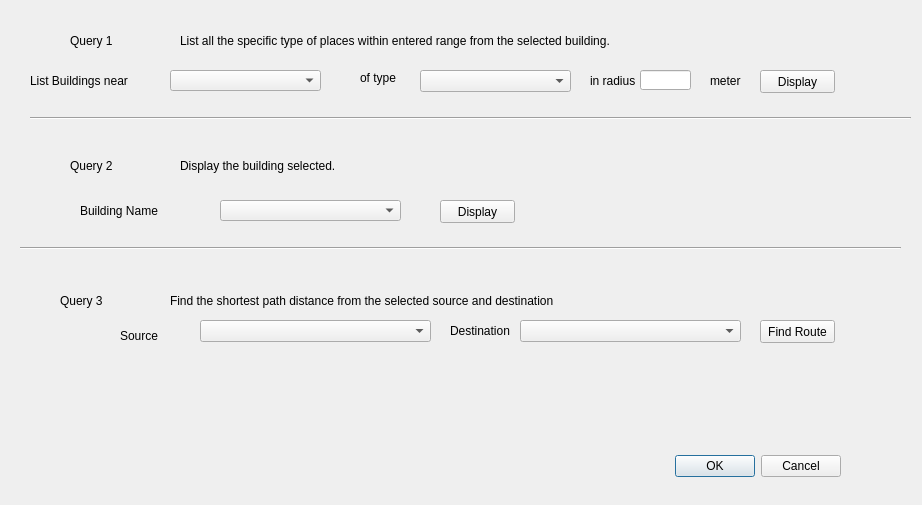
<?xml version="1.0" encoding="UTF-8"?>
<ui version="4.0">
 <class>trialPurposeDialogBase</class>
 <widget class="QDialog" name="trialPurposeDialogBase">
  <property name="geometry">
   <rect>
    <x>0</x>
    <y>0</y>
    <width>922</width>
    <height>505</height>
   </rect>
  </property>
  <property name="windowTitle">
   <string>trial_purpose</string>
  </property>
  <widget class="QDialogButtonBox" name="button_box">
   <property name="geometry">
    <rect>
     <x>500</x>
     <y>450</y>
     <width>341</width>
     <height>32</height>
    </rect>
   </property>
   <property name="orientation">
    <enum>Qt::Horizontal</enum>
   </property>
   <property name="standardButtons">
    <set>QDialogButtonBox::Cancel|QDialogButtonBox::Ok</set>
   </property>
  </widget>
  <widget class="QComboBox" name="qcombo1">
   <property name="geometry">
    <rect>
     <x>170</x>
     <y>70</y>
     <width>151</width>
     <height>21</height>
    </rect>
   </property>
  </widget>
  <widget class="QLabel" name="label">
   <property name="geometry">
    <rect>
     <x>70</x>
     <y>30</y>
     <width>81</width>
     <height>21</height>
    </rect>
   </property>
   <property name="text">
    <string>Query 1</string>
   </property>
  </widget>
  <widget class="QLabel" name="label_2">
   <property name="geometry">
    <rect>
     <x>180</x>
     <y>30</y>
     <width>531</width>
     <height>21</height>
    </rect>
   </property>
   <property name="text">
    <string>List all the specific type of places within entered range from the selected building.</string>
   </property>
  </widget>
  <widget class="QLabel" name="label_3">
   <property name="geometry">
    <rect>
     <x>30</x>
     <y>70</y>
     <width>101</width>
     <height>21</height>
    </rect>
   </property>
   <property name="text">
    <string>List Buildings near</string>
   </property>
  </widget>
  <widget class="QLabel" name="label_4">
   <property name="geometry">
    <rect>
     <x>360</x>
     <y>70</y>
     <width>71</width>
     <height>16</height>
    </rect>
   </property>
   <property name="text">
    <string>of type</string>
   </property>
  </widget>
  <widget class="QComboBox" name="qcombo2">
   <property name="geometry">
    <rect>
     <x>420</x>
     <y>70</y>
     <width>151</width>
     <height>22</height>
    </rect>
   </property>
  </widget>
  <widget class="QLabel" name="label_5">
   <property name="geometry">
    <rect>
     <x>590</x>
     <y>70</y>
     <width>81</width>
     <height>21</height>
    </rect>
   </property>
   <property name="text">
    <string>in radius</string>
   </property>
  </widget>
  <widget class="QLineEdit" name="numberOfElements">
   <property name="geometry">
    <rect>
     <x>640</x>
     <y>70</y>
     <width>51</width>
     <height>20</height>
    </rect>
   </property>
  </widget>
  <widget class="QLabel" name="label_6">
   <property name="geometry">
    <rect>
     <x>710</x>
     <y>70</y>
     <width>41</width>
     <height>21</height>
    </rect>
   </property>
   <property name="text">
    <string>meter</string>
   </property>
  </widget>
  <widget class="QPushButton" name="qlkbtn1">
   <property name="geometry">
    <rect>
     <x>760</x>
     <y>70</y>
     <width>75</width>
     <height>23</height>
    </rect>
   </property>
   <property name="text">
    <string>Display</string>
   </property>
  </widget>
  <widget class="Line" name="line">
   <property name="geometry">
    <rect>
     <x>30</x>
     <y>110</y>
     <width>881</width>
     <height>16</height>
    </rect>
   </property>
   <property name="orientation">
    <enum>Qt::Horizontal</enum>
   </property>
  </widget>
  <widget class="QLabel" name="label_7">
   <property name="geometry">
    <rect>
     <x>70</x>
     <y>150</y>
     <width>46</width>
     <height>31</height>
    </rect>
   </property>
   <property name="text">
    <string>Query 2</string>
   </property>
  </widget>
  <widget class="QLabel" name="label_8">
   <property name="geometry">
    <rect>
     <x>180</x>
     <y>150</y>
     <width>431</width>
     <height>31</height>
    </rect>
   </property>
   <property name="text">
    <string>Display the building selected.</string>
   </property>
  </widget>
  <widget class="QLabel" name="label_9">
   <property name="geometry">
    <rect>
     <x>80</x>
     <y>200</y>
     <width>91</width>
     <height>21</height>
    </rect>
   </property>
   <property name="text">
    <string>Building Name</string>
   </property>
  </widget>
  <widget class="QComboBox" name="q2combo">
   <property name="geometry">
    <rect>
     <x>220</x>
     <y>200</y>
     <width>181</width>
     <height>21</height>
    </rect>
   </property>
  </widget>
  <widget class="QPushButton" name="qlkbtn2">
   <property name="geometry">
    <rect>
     <x>440</x>
     <y>200</y>
     <width>75</width>
     <height>23</height>
    </rect>
   </property>
   <property name="text">
    <string>Display</string>
   </property>
  </widget>
  <widget class="Line" name="line_2">
   <property name="geometry">
    <rect>
     <x>20</x>
     <y>240</y>
     <width>881</width>
     <height>16</height>
    </rect>
   </property>
   <property name="orientation">
    <enum>Qt::Horizontal</enum>
   </property>
  </widget>
  <widget class="QLabel" name="label_10">
   <property name="geometry">
    <rect>
     <x>60</x>
     <y>280</y>
     <width>81</width>
     <height>41</height>
    </rect>
   </property>
   <property name="text">
    <string>Query 3</string>
   </property>
  </widget>
  <widget class="QLabel" name="label_11">
   <property name="geometry">
    <rect>
     <x>170</x>
     <y>290</y>
     <width>471</width>
     <height>21</height>
    </rect>
   </property>
   <property name="text">
    <string>Find the shortest path distance from the selected source and destination</string>
   </property>
  </widget>
  <widget class="QLabel" name="label_12">
   <property name="geometry">
    <rect>
     <x>120</x>
     <y>320</y>
     <width>71</width>
     <height>31</height>
    </rect>
   </property>
   <property name="text">
    <string>Source</string>
   </property>
  </widget>
  <widget class="QLabel" name="label_13">
   <property name="geometry">
    <rect>
     <x>450</x>
     <y>320</y>
     <width>61</width>
     <height>21</height>
    </rect>
   </property>
   <property name="text">
    <string>Destination</string>
   </property>
  </widget>
  <widget class="QComboBox" name="q3combo1">
   <property name="geometry">
    <rect>
     <x>200</x>
     <y>320</y>
     <width>231</width>
     <height>22</height>
    </rect>
   </property>
  </widget>
  <widget class="QComboBox" name="q3combo2">
   <property name="geometry">
    <rect>
     <x>520</x>
     <y>320</y>
     <width>221</width>
     <height>22</height>
    </rect>
   </property>
  </widget>
  <widget class="QPushButton" name="qlkbtn3">
   <property name="geometry">
    <rect>
     <x>760</x>
     <y>320</y>
     <width>75</width>
     <height>23</height>
    </rect>
   </property>
   <property name="text">
    <string>Find Route</string>
   </property>
  </widget>
 </widget>
 <resources/>
 <connections>
  <connection>
   <sender>button_box</sender>
   <signal>accepted()</signal>
   <receiver>trialPurposeDialogBase</receiver>
   <slot>accept()</slot>
   <hints>
    <hint type="sourcelabel">
     <x>20</x>
     <y>20</y>
    </hint>
    <hint type="destinationlabel">
     <x>20</x>
     <y>20</y>
    </hint>
   </hints>
  </connection>
  <connection>
   <sender>button_box</sender>
   <signal>rejected()</signal>
   <receiver>trialPurposeDialogBase</receiver>
   <slot>reject()</slot>
   <hints>
    <hint type="sourcelabel">
     <x>20</x>
     <y>20</y>
    </hint>
    <hint type="destinationlabel">
     <x>20</x>
     <y>20</y>
    </hint>
   </hints>
  </connection>
 </connections>
</ui>
